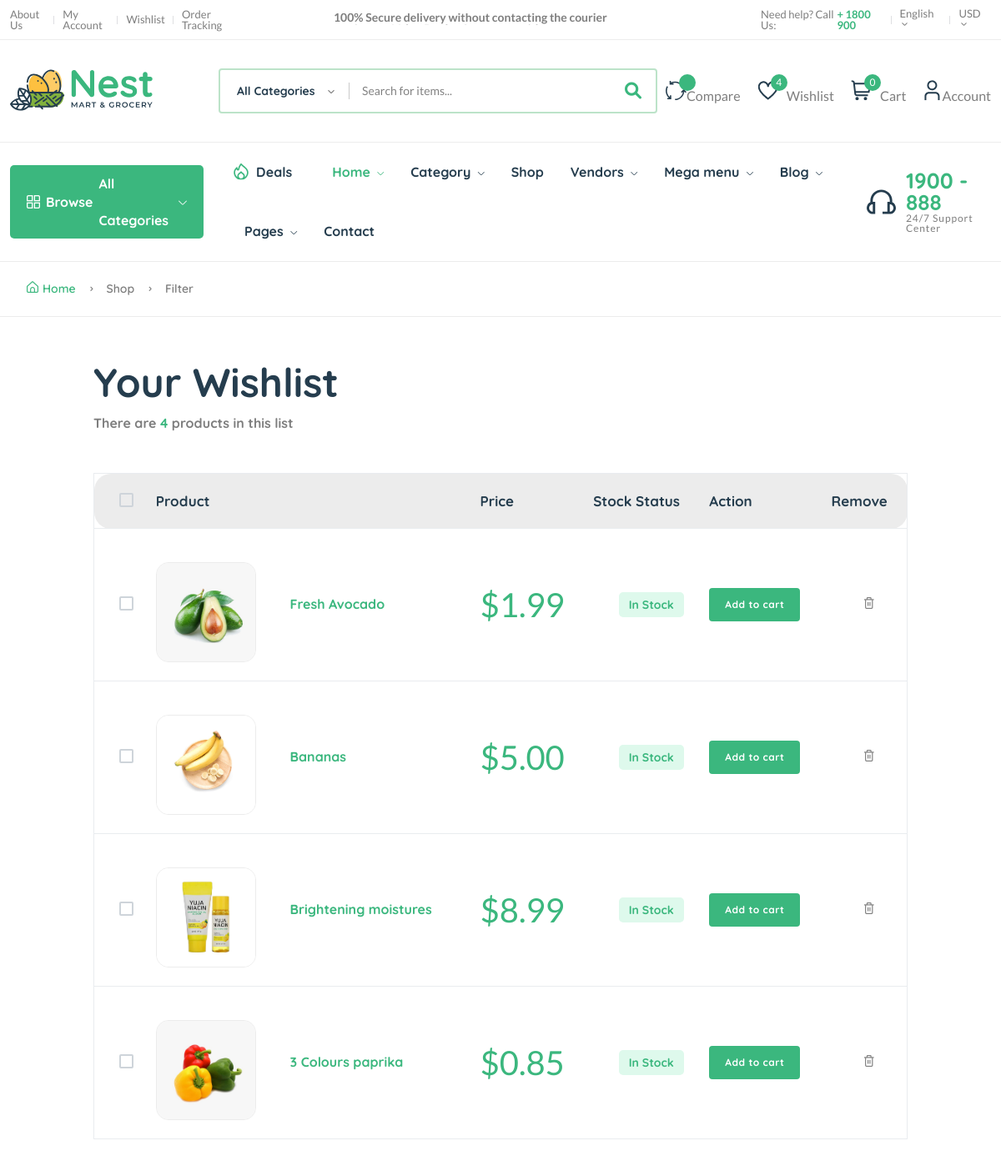
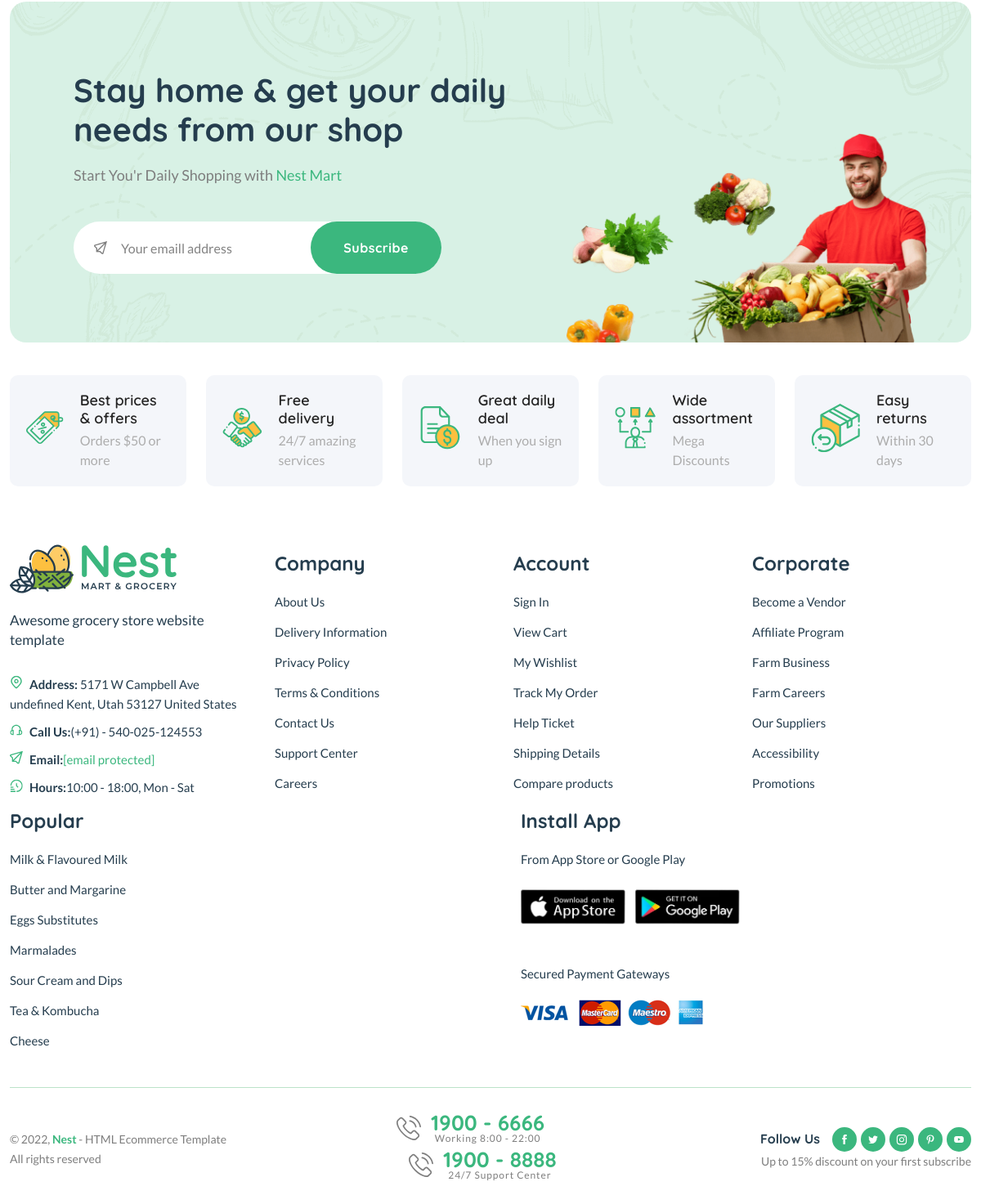
Page /wishlist/ (signed in) on the committed database (2 pictures, top to bottom).
### core/models.py (models this page shows, shortened)
class Wishlist(models.Model):
    user = models.ForeignKey(User, on_delete=models.SET_NULL, null=True)
    product = models.ForeignKey(Product, on_delete=models.SET_NULL, null=True)
    date = models.DateTimeField(auto_now_add=True)
    class Meta:
        verbose_name_plural = "Wishlists"

class Product(models.Model):
    pid = ShortUUIDField(unique=True, length=10, max_length=20, alphabet="abcdefgh12345")
    user = models.ForeignKey(User, on_delete=models.SET_NULL, null=True)
    category = models.ForeignKey(Category, on_delete=models.SET_NULL, null=True, related_name="category")
    vendor = models.ForeignKey(Vendor, on_delete=models.SET_NULL, null=True, related_name="vendor")
    title = models.CharField(max_length=100, default="Fresh Pear")
    image = models.ImageField(upload_to=user_directory_path, default="product.jpg")
    description = CKEditor5Field(null=True, blank=True, default="This is the product", config_name="extends")
    price = models.DecimalField(max_digits=99999999, decimal_places=2, default="1.99")
    old_price = models.DecimalField(max_digits=99999999, decimal_places=2, default="2.99")
    specifications = CKEditor5Field(null=True, blank=True, config_name="extends")
    type = models.CharField(max_length=100, default="Organic", null=True, blank=True)
    stock_count = models.CharField(max_length=100, default="10", null=True, blank=True)
    life = models.CharField(max_length=100, default="100 Days", null=True, blank=True)
    mfd = models.DateTimeField(auto_now_add=False, null=True, blank=True)
    tags = TaggableManager(blank=True)
    product_status = models.CharField(choices=STATUS, max_length=10, default="in_review")
    status = models.BooleanField(default=True)
    in_stock = models.BooleanField(default=True)
    featured = models.BooleanField(default=True)
    digital = models.BooleanField(default=False)
    sku = ShortUUIDField(unique=True, length=4, max_length=10, prefix="sku", alphabet="1234567890")
    date = models.DateTimeField(auto_now_add=True)
    updated = models.DateTimeField(null=True, blank=True)
    class Meta:
        verbose_name_plural = "Products"

### core/views.py (the view)
# urls.py: path("wishlist/", wishlist_view, name="wishlist"),
@login_required
def wishlist_view(request):
    wishlist = Wishlist.objects.all()
    context = {
        "w": wishlist,
    }
    return render(request, "core/wishlist.html", context)

### core/context_processor.py (called while the page is built)
def default(request):
    categories = Category.objects.all()
    vendors = Vendor.objects.all()
    min_max_price = Product.objects.aggregate(Min("price"), Max("price")) # Get the lowest and highest value from the models (price from product)
    try:
        wishlist = Wishlist.objects.filter(user=request.user)
    except:
        messages.warning(request, "You need to login before accessing your wishlist.")
        wishlist = 0
    try:
        address = Address.objects.get(user=request.user)
    except:
        address = None
    return {
        "categories": categories,
        "wishlist": wishlist,
        "address": address,
        "vendors": vendors,
        "min_max_price": min_max_price,
    }

### templates/core/wishlist.html (shortened to what this page needs)
{% extends 'core/partials/base.html' %}
{% load static %}
{% block content %}
    <main class="main" id="wishlist-list">
        <div class="page-header breadcrumb-wrap">
            <div class="container">
                <div class="breadcrumb">
                    <a href="index.html" rel="nofollow"><i class="fi-rs-home mr-5"></i>Home</a>
                    <span></span> Shop <span></span> Filter
                </div>
            </div>
        </div>
        <div class="container mb-30 mt-50">
            <div class="row">
                <div class="col-xl-10 col-lg-12 m-auto">
                    <div class="mb-50">
                        <h1 class="heading-2 mb-10">Your Wishlist</h1>
                        <h6 class="text-body">There {% if wishlist.count == 1 %} is {% else %} are {% endif %}<span class="text-brand">{{ wishlist.count}}</span> product{{ wishlist.count|pluralize}} in this list</h6>
                    </div>
                    <div class="table-responsive shopping-summery">
                        <table class="table table-wishlist">
                            <thead>
                                <tr class="main-heading">
                                    <th class="custome-checkbox start pl-30">
                                        <label class="form-check-label" for="exampleCheckbox11"></label>
                                    </th>
                                    <th scope="col" colspan="2">Product</th>
                                    <th scope="col">Price</th>
                                    <th scope="col">Stock Status</th>
                                    <th scope="col">Action</th>
                                    <th scope="col" class="end">Remove</th>
                                </tr>
                            </thead>
                            <tbody>
                                {% for w in w %}
                                <tr class="pt-30">
                                    <td class="custome-checkbox pl-30">
                                        <label class="form-check-label" for="exampleCheckbox1"></label>
                                    </td>
                                    <td class="image product-thumbnail pt-40"><img src="{{ w.product.image.url }}" alt="#" /></td>
                                    <td class="product-des product-name">
                                        <h6><a class="product-name mb-10" href="{% url 'core:product-detail' w.product.pid %}">{{ w.product.title|truncatechars:30 }}</a></h6>
                                    </td>
                                    <td class="price d-fdlex fs-1" data-title="Price">
                                        <span class="text-brand">$</span><span class="text-brand current-product-price-{{  w.product.id }}">{{ w.product.price }}</h3></span>
                                    </td>
                                    <td class="text-center detail-info" data-title="Stock">
                                        <span class="stock-status in-stock mb-0">{% if w.product.in_stock %} In Stock {% else %} Out of Stock {% endif %}</span>
                                    </td>
                                    <td class="text-right" data-title="Cart">
                                        <button class="btn btn-sm add-to-cart-btn" data-index="{{  w.product.id }}">Add to cart</button>
                                    </td>
                                    <td class="action text-center" data-title="Remove">
                                        <button style="border: none; background: none;" data-wishlist-product="{{ w.id }}" class="text-body delete-wishlist-product"><i class="fi-rs-trash"></i></button>
                                    </td>
                                </tr>
                                {% empty %}
                                <tr>
                                    <td><p>Your wishlist is empty...</p></td>
                                </tr>
                                {% endfor %}
                            </tbody>
                        </table>
                    </div>
                </div>
            </div>
        </div>
    </main>
{% endblock content %}

### rows in the picture
Wishlist: product.image (picture), product "Fresh Avocado", product.price "1.99", shows "In Stock"
Wishlist: product.image (picture), product "Bananas", product.price "5.00", shows "In Stock"
Wishlist: product.image (picture), product "Brightening moistures", product.price "8.99", shows "In Stock"
Wishlist: product.image (picture), product "3 Colours paprika", product.price "0.85", shows "In Stock"

### other values in the picture
{{ wishlist.count }} "4"
{{ request.session.cart_data_obj|length }} "0"
